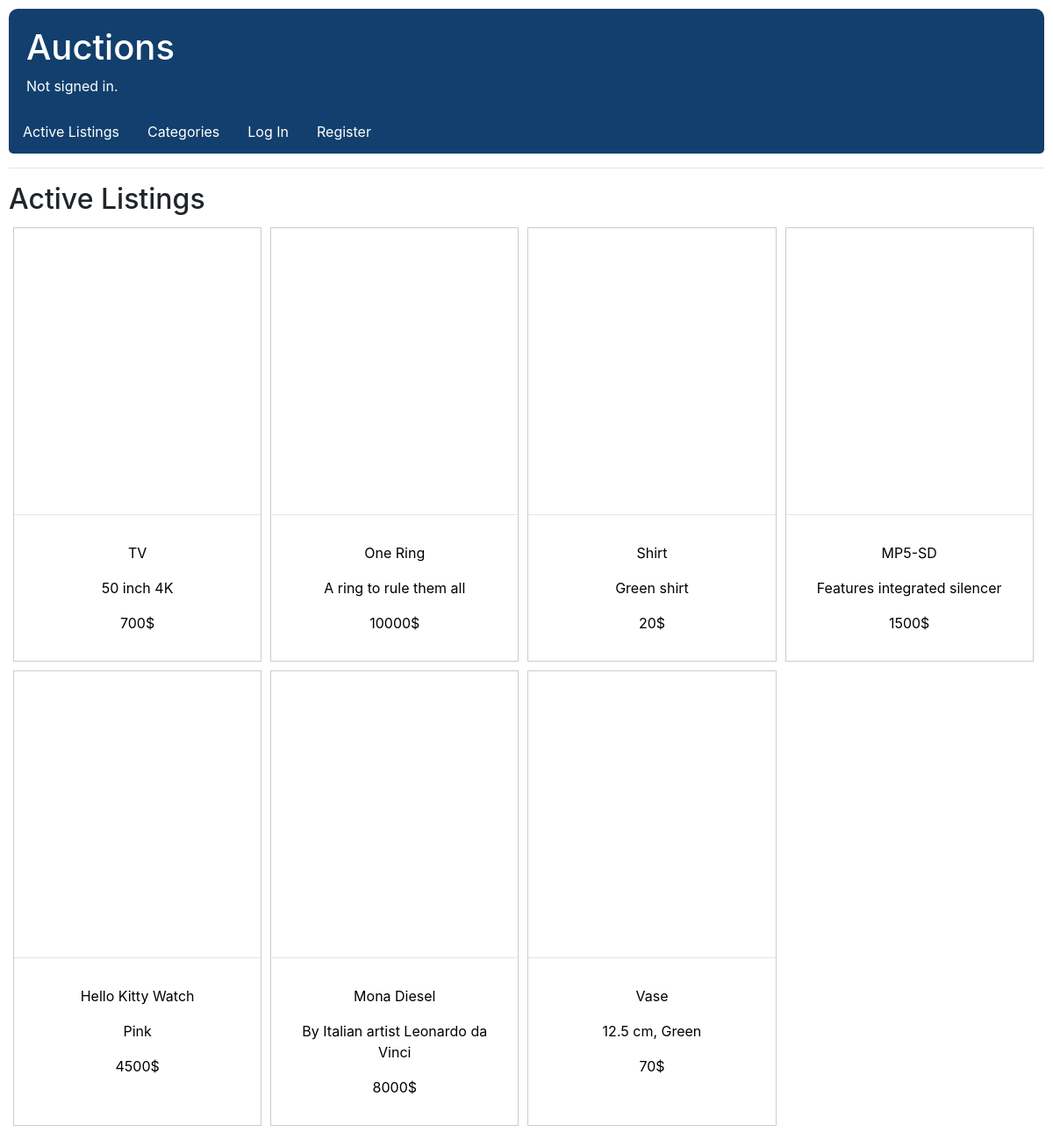
The page / on the database its author committed.
### auctions/models.py (models this page shows, shortened)
class Item(models.Model):
    CATEGORY_CHOICES = [
        ('ELC', 'Electronics'),
        ('BMM', 'Books, Movies & Music'),
        ('ART', 'Art'),
        ('FSH', 'Fashion'),
        ('THB', 'Toys and Hobbies'),
        ('SPG', 'Sporting Goods'),
        ('HBT', 'Health & Beauty'),
        ('BZI', 'Business & Industrial'),
        ('HMG', 'Home & Garden'),
        ('ACS', 'Accessories'),
        ('JWR', 'Jewerly'),
        ('OTR', 'Other')
    ]
    title = models.CharField(max_length=50)
    summary = models.CharField(max_length=50)
    description = models.CharField(max_length=1000)
    image = models.URLField(blank=True, null=True)
    category = models.CharField(max_length=3, choices=CATEGORY_CHOICES, default='OTR')
    seller = models.ForeignKey(User, null=True, blank=True, on_delete=models.CASCADE, related_name='item_seller')
    starting_bid = models.IntegerField()
    high_bid = models.IntegerField(null=True, blank=True)
    high_bid_user = models.ForeignKey(User, null=True, blank=True, on_delete=models.CASCADE, related_name='high_bidder')
    bid_number = models.IntegerField(default=0)
    is_sold = models.BooleanField(default=False)

### auctions/views.py (the view)
# urls.py: path("", views.index, name="index"),
def index(request):
    items = Item.objects.filter(is_sold=False)
    return render(request, "auctions/index.html", {
        'items': items
    })

### auctions/templates/auctions/index.html
{% extends "auctions/layout.html" %}
{% block body %}
    <h2>Active Listings</h2>
    <div class="flex-container">
    {% for item in items %}
        <div class="item">
            <a href="item/{{item.id}}">
                <div class="item-img" style="background-image: url({{item.image}});
                width: 100%; height: 300px;
                background-size: cover;
                overflow: hidden;
                background-position: center;"></div>
                <hr>
                <div class="desc">
                    <p>{{item.title}}</p>
                    <p>{{item.summary}}</p>
                    {% if item.bid_number > 0 %}
                        <p>{{item.high_bid}}$</p>
                    {% else %}
                        <p>{{item.starting_bid}}$</p>
                    {% endif %}
                </div>
            </a>
        </div>
    {% endfor %}
    </div>
{% endblock %}

### auctions/templates/auctions/layout.html (shortened to what this page needs)
{% load static %}
<!DOCTYPE html>
<html lang="en">
    <head>
        <link rel="stylesheet" href="https://stackpath.bootstrapcdn.com/bootstrap/4.4.1/css/bootstrap.min.css">
        <link href="{% static 'auctions/styles.css' %}" rel="stylesheet">
    </head>
    <body>
        <div id="header">
            <h1><a href="{% url 'index' %}" id="auctions">Auctions</a></h1>
            <div>
                {% if user.is_authenticated %}
                    Signed in as <strong>{{ user.username }}</strong>.
                {% else %}
                    Not signed in.
                {% endif %}
            </div>
        </div>
        <ul class="nav">
            <li class="nav-item">
                <a class="nav-link" href="{% url 'index' %}">Active Listings</a>
            </li>
            <li class="nav-item">
                <a class="nav-link" href="{% url 'categories' %}">Categories</a>
            </li>
            {% if user.is_authenticated %}
                <li class="nav-item">
                    <a class="nav-link" href="{% url 'watchlist' %}">Watchlist</a>
                </li>
                <li class="nav-item">
                    <a class="nav-link" href="{% url 'create_listing' %}">Create Listing</a>
                </li>
                <li class="nav-item">
                    <a class="nav-link" href="{% url 'logout' %}">Log Out</a>
                </li>
            {% else %}
                <li class="nav-item">
                    <a class="nav-link" href="{% url 'login' %}">Log In</a>
                </li>
                <li class="nav-item">
                    <a class="nav-link" href="{% url 'register' %}">Register</a>
                </li>
            {% endif %}
        </ul>
        <hr>
        {% block body %}
        {% endblock %}
    </body>
</html>

### auctions/static/auctions/styles.css (style rules this page uses)
* { box-sizing: border-box; }
body { padding: 10px; }
.nav { background-color: rgb(18, 63, 109); border-radius: 0 0 5px 5px; padding-bottom: 5px; }
.nav-link { color: white; }
.flex-container { display: flex; flex-wrap: wrap; justify-content: flex-start; }
div.item { margin: 5px; border: 1px solid #ccc; width: 24%; }
div.desc { padding: 15px; text-align: center; color: black; }
div.item a { text-decoration: none; }
.item-img { width: 350px; height: auto; margin-top: 10px; }
#auctions { color: white; text-decoration: none; }
#header { background-color: rgb(18, 63, 109); color: white; border-radius: 10px 10px 0 0; padding: 20px; }

### rows shown on the page
Item: title "TV", summary "50 inch 4K", starting_bid "700"
Item: title "One Ring", summary "A ring to rule them all", starting_bid "10000"
Item: title "Shirt", summary "Green shirt", starting_bid "20"
Item: title "MP5-SD", summary "Features integrated silencer", starting_bid "1500"
Item: title "Hello Kitty Watch", summary "Pink", starting_bid "4500"
Item: title "Mona Diesel", summary "By Italian artist Leonardo da Vinci", starting_bid "8000"
Item: title "Vase", summary "12.5 cm, Green", high_bid "70"
